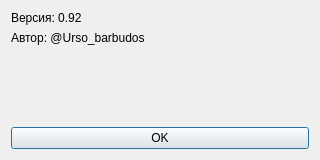
<?xml version="1.0" encoding="UTF-8"?>
<ui version="4.0">
 <class>AboutDialog</class>
 <widget class="QDialog" name="AboutDialog">
  <property name="geometry">
   <rect>
    <x>0</x>
    <y>0</y>
    <width>320</width>
    <height>160</height>
   </rect>
  </property>
  <property name="windowTitle">
   <string>О программе</string>
  </property>
  <layout class="QVBoxLayout" name="verticalLayout">
   <item>
    <widget class="QLabel" name="versionLabel">
     <property name="text">
      <string>Версия: 0.92</string>
     </property>
    </widget>
   </item>
   <item>
    <widget class="QLabel" name="authorLabel">
     <property name="text">
      <string>Автор: @Urso_barbudos</string>
     </property>
    </widget>
   </item>
   <item>
    <spacer name="verticalSpacer">
     <property name="orientation">
      <enum>Qt::Vertical</enum>
     </property>
     <property name="sizeHint" stdset="0">
      <size>
       <width>20</width>
       <height>20</height>
      </size>
     </property>
    </spacer>
   </item>
   <item>
    <widget class="QPushButton" name="okButton">
     <property name="text">
      <string>OK</string>
     </property>
    </widget>
   </item>
  </layout>
 </widget>
 <resources/>
 <connections/>
</ui>
